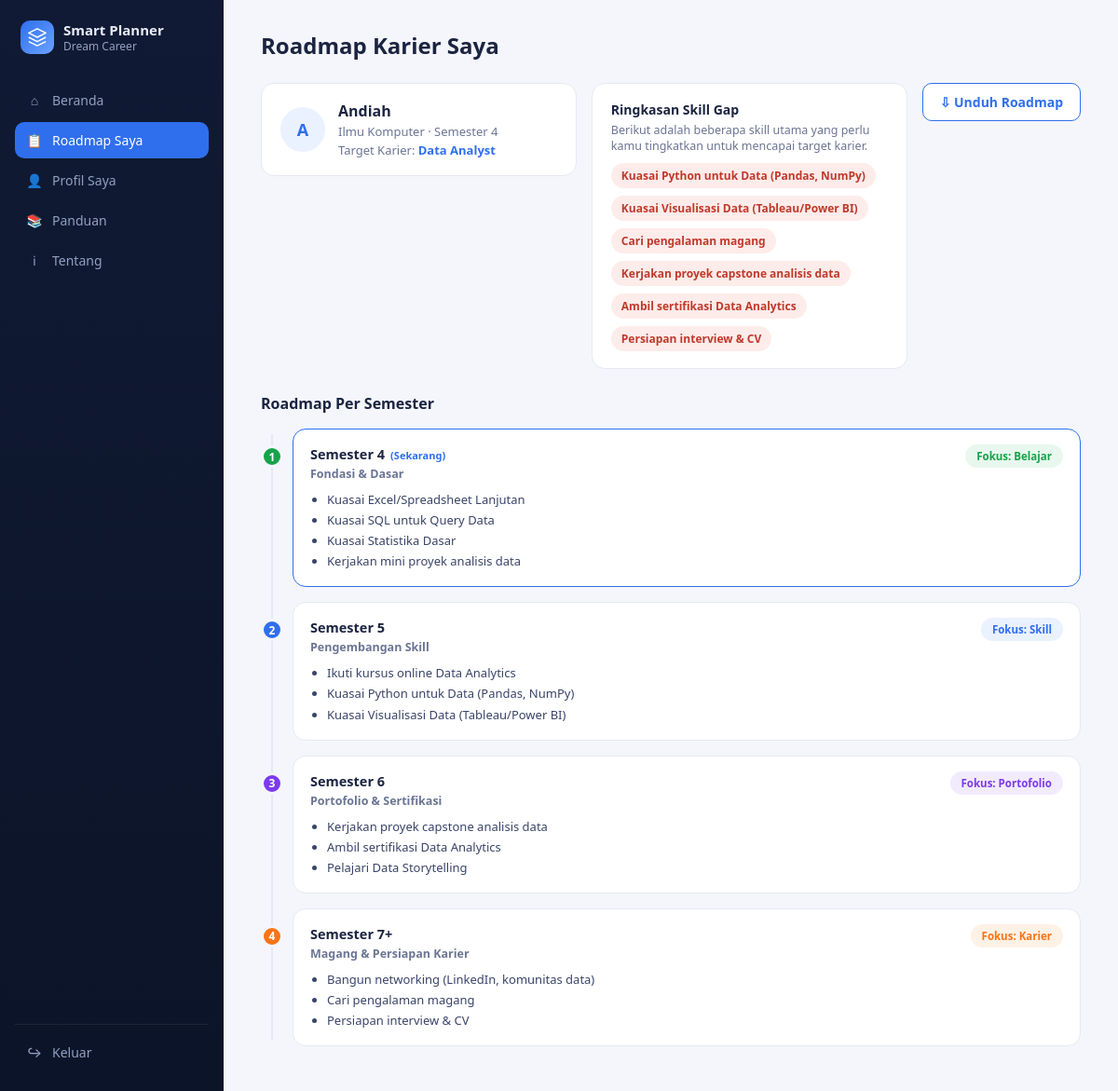
Screenshot of /roadmap/2 with the database file from the repository.
### tables this page shows
CREATE TABLE mahasiswa (
            id INTEGER PRIMARY KEY AUTOINCREMENT,
            nama TEXT NOT NULL,
            program_studi TEXT NOT NULL,
            semester INTEGER NOT NULL,
            career_key TEXT NOT NULL,
            skills TEXT NOT NULL,
            minat TEXT,
            roadmap_json TEXT NOT NULL,
            created_at TEXT DEFAULT CURRENT_TIMESTAMP
        );

### app.py (the view)
@app.route("/roadmap/<int:mahasiswa_id>")
def roadmap_view(mahasiswa_id):
    mhs = database.get_mahasiswa(mahasiswa_id)
    if not mhs:
        return redirect(url_for("input_form"))
    session["mahasiswa_id"] = mahasiswa_id
    progress = database.get_progress_map(mahasiswa_id)
    return render_template("roadmap.html", mhs=mhs, progress=progress)

### database.py (called while the page is built)
def get_db():
    conn = sqlite3.connect(DB_PATH)
    conn.row_factory = sqlite3.Row
    return conn

def get_mahasiswa(mahasiswa_id):
    conn = get_db()
    row = conn.execute("SELECT * FROM mahasiswa WHERE id = ?", (mahasiswa_id,)).fetchone()
    conn.close()
    if not row:
        return None
    data = dict(row)
    data["skills"] = json.loads(data["skills"])
    data["roadmap"] = json.loads(data["roadmap_json"])
    return data

def get_progress_map(mahasiswa_id):
    conn = get_db()
    rows = conn.execute(
        "SELECT action_id, done FROM progress WHERE mahasiswa_id = ?", (mahasiswa_id,)
    ).fetchall()
    conn.close()
    return {r["action_id"]: bool(r["done"]) for r in rows}

### templates/roadmap.html (shortened to what this page needs)
{% extends "base.html" %}
{% set phase_class = {1: 'belajar', 2: 'skill', 3: 'portofolio', 4: 'karier'} %}
{% block content %}
<div class="roadmap-header">
  <h1 class="page-title" style="flex-basis:100%;margin-bottom:0;">Roadmap Karier Saya</h1>
</div>
<div class="roadmap-header">
  <div class="profile-card">
    <div class="avatar">{{ mhs.nama[0]|upper }}</div>
    <div>
      <div class="profile-name">{{ mhs.nama }}</div>
      <div class="profile-meta">{{ mhs.program_studi }} &middot; Semester {{ mhs.semester }}</div>
      <div class="profile-meta">Target Karier: <b>{{ mhs.roadmap.career_label }}</b></div>
    </div>
  </div>
  <div class="gap-card">
    <div class="gap-title">Ringkasan Skill Gap</div>
    <div class="gap-desc">Berikut adalah beberapa skill utama yang perlu kamu tingkatkan untuk mencapai target karier.</div>
    <div class="gap-tags">
      {% if mhs.roadmap.skill_gap %}
        {% for gap in mhs.roadmap.skill_gap[:6] %}
        <span class="gap-tag">{{ gap }}</span>
        {% endfor %}
      {% else %}
        <span class="gap-tag" style="background:var(--green-bg);color:var(--green);">Skill sudah lengkap!</span>
      {% endif %}
    </div>
  </div>
  <a href="{{ url_for('download_roadmap', mahasiswa_id=mhs.id) }}" class="btn-secondary" style="align-self:flex-start;">&#8681; Unduh Roadmap</a>
</div>
<div class="section-title">Roadmap Per Semester</div>
{% if mhs.roadmap.semesters %}
<div class="timeline">
  {% for sem in mhs.roadmap.semesters %}
  <div class="timeline-item">
    <div class="timeline-dot dot-{{ phase_class[sem.phase] }}">{{ loop.index }}</div>
    <a href="{{ url_for('semester_detail', mahasiswa_id=mhs.id, semester_no=sem.semester_no) }}" style="display:block;">
      <div class="timeline-card {{ 'now' if sem.is_now else '' }}">
        <div>
          <div class="tl-sem">Semester {{ sem.semester_no }}{% if sem.is_now %}<span class="now-tag">(Sekarang)</span>{% endif %}{% if sem.is_last %}+{% endif %}</div>
          <div class="tl-phase">{{ sem.phase_label }}</div>
          <ul class="tl-list">
            {% for a in sem.actions[:4] %}
            <li>{{ a.name }}</li>
            {% endfor %}
          </ul>
        </div>
        <span class="focus-badge focus-{{ phase_class[sem.phase] }}">{{ sem.focus_tag }}</span>
      </div>
    </a>
  </div>
  {% endfor %}
</div>
{% else %}
<div class="empty-state">
  Semua skill untuk target karier ini sudah kamu kuasai. Mantap!<br>
  <a href="{{ url_for('input_form') }}">Buat roadmap baru</a>
</div>
{% endif %}
{% endblock %}

### static/css/style.css (style rules this page uses)
:root { --navy: #101a34; --navy-2: #0b1428; --accent: #2f6fed; --accent-light: #eaf1ff; --text-light: #e8ecf7; --text-muted: #93a0c2; --bg-page: #f4f6fb; --card: #ffffff; --border: #e6e9f2; --green: #16a34a; --green-bg: #e8f8ee; --purple: #7c3aed; --purple-bg: #f2ebfd; --orange: #f97316; --orange-bg: #fef1e6; --blue-bg: #eaf1ff; --radius: 14px; font-family: 'Segoe UI', Inter, -apple-system, sans-serif; }
* { box-sizing: border-box; }
body { margin: 0; background: var(--bg-page); color: #1b2440; }
a { text-decoration: none; color: inherit; }
.btn-secondary { display: inline-flex; align-items: center; gap: 8px; background: #fff; color: var(--accent); border: 1.5px solid var(--accent); padding: 10px 18px; border-radius: 10px; font-size: 14px; font-weight: 600; cursor: pointer; }
.page-title { font-size: 24px; font-weight: 800; margin: 0 0 6px; }
.roadmap-header { display: flex; justify-content: space-between; align-items: flex-start; margin-bottom: 24px; flex-wrap: wrap; gap: 16px; }
.profile-card { background: var(--card); border: 1px solid var(--border); border-radius: var(--radius); padding: 18px 20px; display: flex; gap: 14px; align-items: center; flex: 1; min-width: 260px; }
.avatar { width: 48px; height: 48px; border-radius: 50%; background: var(--accent-light); color: var(--accent); display: flex; align-items: center; justify-content: center; font-weight: 700; font-size: 18px; flex-shrink: 0; }
.profile-name { font-weight: 700; font-size: 16px; }
.profile-meta { font-size: 13px; color: #6b7594; margin-top: 2px; }
.profile-meta b { color: var(--accent); font-weight: 700; }
.gap-card { background: var(--card); border: 1px solid var(--border); border-radius: var(--radius); padding: 18px 20px; flex: 1; min-width: 260px; }
.gap-title { font-weight: 700; font-size: 14px; margin-bottom: 4px; }
.gap-desc { font-size: 12.5px; color: #6b7594; margin-bottom: 10px; }
.gap-tags { display: flex; flex-wrap: wrap; gap: 8px; }
.gap-tag { background: #fdecea; color: #c0392b; font-size: 12px; font-weight: 600; padding: 5px 11px; border-radius: 20px; }
.section-title { font-weight: 700; font-size: 16px; margin: 26px 0 16px; }
.timeline { position: relative; padding-left: 34px; }
.timeline::before { content: ""; position: absolute; left: 11px; top: 6px; bottom: 6px; width: 2px; background: var(--border); }
.timeline-item { position: relative; margin-bottom: 16px; }
.timeline-dot { position: absolute; left: -34px; top: 18px; width: 24px; height: 24px; border-radius: 50%; display: flex; align-items: center; justify-content: center; font-size: 12px; font-weight: 700; color: #fff; border: 3px solid var(--bg-page); }
.timeline-card { background: var(--card); border: 1px solid var(--border); border-radius: var(--radius); padding: 16px 18px; display: flex; justify-content: space-between; align-items: flex-start; gap: 12px; cursor: pointer; transition: box-shadow .15s, transform .15s; }
.timeline-card.now { border-color: var(--accent); }
.tl-sem { font-weight: 700; font-size: 14.5px; }
.tl-sem .now-tag { color: var(--accent); font-size: 11px; font-weight: 700; margin-left: 6px; }
.tl-phase { font-size: 12.5px; color: #6b7594; margin: 3px 0 8px; font-weight: 600; }
.tl-list { margin: 0; padding-left: 18px; font-size: 13px; color: #3a4468; line-height: 1.7; }
.focus-badge { font-size: 11.5px; font-weight: 700; padding: 5px 12px; border-radius: 20px; white-space: nowrap; }
.focus-belajar { background: var(--green-bg); color: var(--green); }
.focus-skill { background: var(--blue-bg); color: var(--accent); }
.focus-portofolio { background: var(--purple-bg); color: var(--purple); }
.focus-karier { background: var(--orange-bg); color: var(--orange); }
.dot-belajar { background: var(--green); }
.dot-skill { background: var(--accent); }
.dot-portofolio { background: var(--purple); }
.dot-karier { background: var(--orange); }

### rows the page displays
mahasiswa: nama "A", nama "Andiah", program_studi "Ilmu Komputer", semester "4"

### other values shown
{{ mhs.roadmap.career_label }} "Data Analyst"
{{ gap }} "Kuasai Python untuk Data (Pandas, NumPy)" "Kuasai Visualisasi Data (Tableau/Power BI)" "Cari pengalaman magang" "Kerjakan proyek capstone analisis data" "Ambil sertifikasi Data Analytics" "Persiapan interview & CV"
{{ sem.semester_no }} "4" "5" "6" "7"
{{ sem.phase_label }} "Fondasi & Dasar" "Pengembangan Skill" "Portofolio & Sertifikasi" "Magang & Persiapan Karier"
{{ a.name }} "Kuasai Excel/Spreadsheet Lanjutan" "Kuasai SQL untuk Query Data" "Kuasai Statistika Dasar" "Kerjakan mini proyek analisis data" "Ikuti kursus online Data Analytics" "Kuasai Python untuk Data (Pandas, NumPy)" "Kuasai Visualisasi Data (Tableau/Power BI)" "Kerjakan proyek capstone analisis data" "Ambil sertifikasi Data Analytics" "Pelajari Data Storytelling" "Bangun networking (LinkedIn, komunitas data)" "Cari pengalaman magang" "Persiapan interview & CV"
{{ sem.focus_tag }} "Fokus: Belajar" "Fokus: Skill" "Fokus: Portofolio" "Fokus: Karier"
